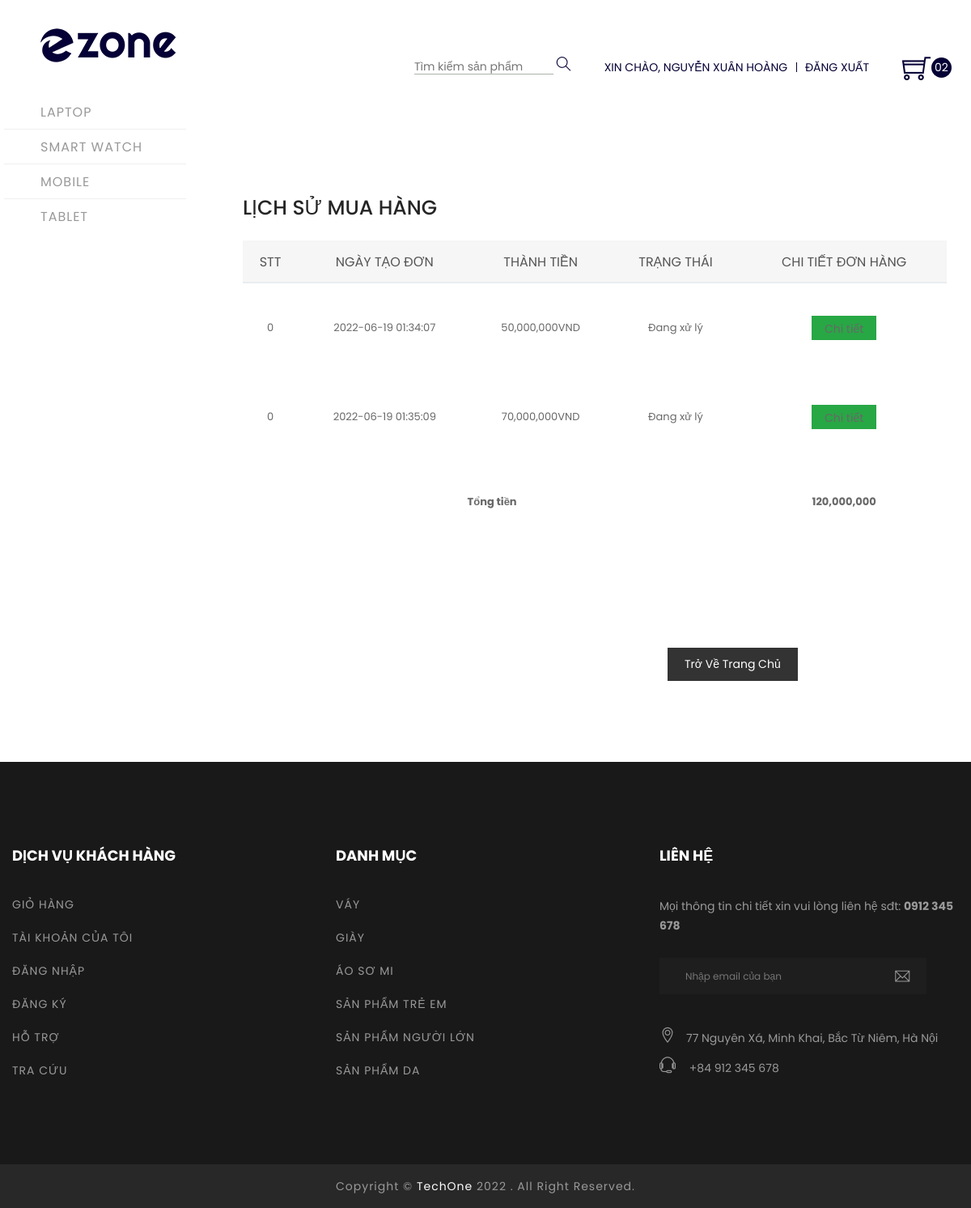
/user/View/purchase_history.php (signed in), run on the app's committed database.
### tables this page shows
CREATE TABLE `orders` (
  `id` int(11) NOT NULL,
  `id_user` int(11) NOT NULL,
  `name_receiver` varchar(255) NOT NULL,
  `phone_receiver` varchar(255) NOT NULL,
  `address_receiver` varchar(255) NOT NULL,
  `notes` text NOT NULL,
  `status` varchar(255) NOT NULL,
  `total_price` int(11) NOT NULL,
  `created_at` timestamp NOT NULL DEFAULT current_timestamp()
);

### user/View/purchase_history.php (the view, shortened to what this page needs)
<!doctype html>
<html class="no-js" lang="en">
<head>
    <?php include('components/head.php') ?>
</head>
<body>
    <?php
    include("../../services/connect.php");
    ?>
    <div class="header-area">
        <div class="header-left-sidebar">
            <div class="logo">
                <a href="index.php"><img src="assets/img/logo/logo.png" alt=""></a>
            </div>
            <div class="main-menu menu-hover">
                <nav>
                    <ul>
                        <li><a href="category-view.php?cate_id=1&&manu_id=0">LAPTOP</a>
                        </li>
                        <li><a href="category-view.php?cate_id=2&&manu_id=0">SMART WATCH</a>
                        </li>
                        <li><a href="category-view.php?cate_id=3&&manu_id=0">MOBILE</a>
                        </li>
                        <li><a href="category-view.php?cate_id=4&&manu_id=0">TABLET</a>
                        </li>
                    </ul>
                </nav>
            </div>
        </div>
        <div class="header-right-sidebar">
            <div class="header-search-cart-login">
                <div class="header-search">
                    <form action="#">
                        <input placeholder="Tìm kiểm sản phẩm" type="text">
                        <button>
                            <i class="ti-search"></i>
                        </button>
                    </form>
                </div>
                <div class="header-login">
                    <?php if (!isset($_SESSION['user'])) { ?>
                        <ul>
                            <li><a href="login.php">Đăng nhập</a></li>
                            <li><a href="register.php">Đăng ký</a></li>
                        </ul>
                    <?php } else { ?>
                        <ul>
                            <li><a href="profile.php">Xin Chào, <?php echo $_SESSION['user']['name'] ?></a></li>
                            <li><a href="logout.php">Đăng xuất</a></li>
                        </ul>
                    <?php } ?>
                </div>
                <div class="header-cart cart-res">
                    <a class="icon-cart" href="#">
                        <i class="ti-shopping-cart"></i>
                        <span class="shop-count pink">02</span>
                    </a>
                </div>
            </div>
        </div>
    </div>
    <body>
        <div class="cart-main-area pt-95 pb-100">
            <br><br><br><br><br><br><br>
            <div class="container">
                <div class="row">
                    <div class="col-lg-12 col-md-12 col-sm-12 col-xs-6">
                        <h1 class="cart-heading">Lịch sử mua hàng</h1>
                        <form action="#">
                            <div class="table-content table-responsive">
                                <?php
                                if (isset($_SESSION['user'])) {
                                    $user_id = $_SESSION['user']['id'];
                                    $sql = " SELECT * FROM orders WHERE id_user = '$user_id' ";
                                    $rs = mysqli_query($connect, $sql);
                                    $total = 0;
                                    $count = 0;
                                ?>
                                    <table class="table table-hover">
                                        <thead>
                                            <tr>
                                                <th>STT</th>
                                                <th>Ngày tạo đơn</th>
                                                <th>Thành tiền</th>
                                                <th>Trạng thái</th>
                                                <th>Chi tiết đơn hàng </th>
                                        </thead>
                                        <tbody>
                                            <?php foreach ($rs as $item) :
                                                $total += $item['total_price'];
                                            ?>
                                                <tr>
                                                    <td><?= $count ?></td>
                                                    <td><?= $item['created_at'] ?></td>
                                                    <td><?= number_format($item['total_price']) . 'VND' ?></td>
                                                    <td><?= $item['status'] ?></td>
                                                    <td>
                                                        <button type="button" class="btn btn-success">
                                                            <a href="order_details.php?id=<?php echo $item['id'] ?>">Chi tiết</a>
                                                        </button>
                                                    </td>
                                                </tr>
                                            <?php endforeach ?>
                                            <tr>
                                                <td colspan="4"><strong>Tổng tiền</strong></td>
                                                <td><b id="tongTien"><?= number_format($total) ?></b></td>
                                            </tr>
                                        </tbody>
                                    </table>
                                <?php
                                } else {
                                    echo 'Đăng nhập để xem lại lịch sử mua hàng';
                                }
                                ?>
                            </div>
                            <div class="row">
                                <div class="col-md-5 ml-auto">
                                    <div class="cart-page-total">
                                        <a href="index.php">Trở về trang chủ</a>
                                    </div>
                                </div>
                            </div>
                        </form>
                    </div>
                </div>
            </div>
        </div>
    </body>
    <?php
    include('components/footer.php');
    ?>
</html>

### user/View/assets/css/bundle.css (style rules this page uses)
body { font-family: 'Poppins', sans-serif; font-weight: normal; font-style: normal; font-size: 14px; color:#686868; overflow-x: hidden; overflow-y: auto; }
a, .btn { -webkit-transition: all 0.3s ease-out 0s; -moz-transition: all 0.3s ease-out 0s; -ms-transition: all 0.3s ease-out 0s; -o-transition: all 0.3s ease-out 0s; transition: all 0.3s ease-out 0s; }
.btn { border-radius: 0px; font-size: 14px; padding: 0px 15px; height: 30px; line-height: 30px; }
a, button, input { outline: medium none; color: #686868; }
h1, h2, h3, h4, h5, h6 { font-family: 'Poppins', sans-serif; font-weight: normal; color: #383838; margin-top: 0px; font-style: normal; font-weight: 400; }
h1 { font-size: 46px; font-weight: 500; }
ul { margin: 0px; padding: 0px; }
li { list-style: none }
a.button-border span, a.button-border-white span, input, select, textarea { -webkit-transition: all 0.5s ease-out 0s; -moz-transition: all 0.5s ease-out 0s; -ms-transition: all 0.5s ease-out 0s; -o-transition: all 0.5s ease-out 0s; transition: all 0.5s ease-out 0s; }
input { background: #eceff8; border: 2px solid #eceff8; height: 45px; box-shadow: none; padding-left: 10px; font-size: 14px; color: #626262; width: 100%; }
.pt-95 { padding-top: 95px }
.pb-100 { padding-bottom: 100px }

### user/View/assets/css/user.css (style rules this page uses)
button { cursor: pointer !important; }

### data on the page
orders: created_at "2022-06-19 01:34:07", total_price "50,000,000", status "Đang xử lý"
orders: created_at "2022-06-19 01:35:09", total_price "70,000,000", status "Đang xử lý"

### other printed values
$_SESSION['user']['name'] "NGUYỄN XUÂN HOÀNG"
$total "120,000,000"
